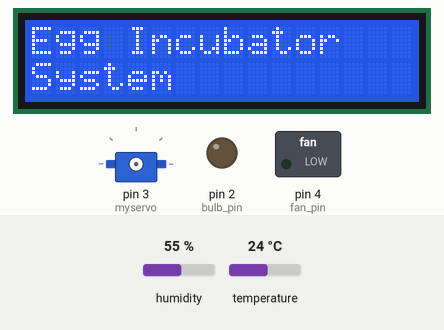
Recording of a sketch running on a simulated Arduino Uno, built with avr-gcc and run on an emulated ATmega328P. On the bench: 16×2 character LCD, servo, switched loads named in the sketch (green lamp = pin HIGH), output pins drawn as LEDs (lit = HIGH). The inputs (shaded band) are chosen by the test bench; at power-on: humidity 55 %, temperature 24 °C. The local clock reads 2024-03-15 10:24:30 at power-on unless the sketch sets it; what the sketch prints to the serial monitor is not drawn.

Above: at 0.1 s.
At 2.3 s:
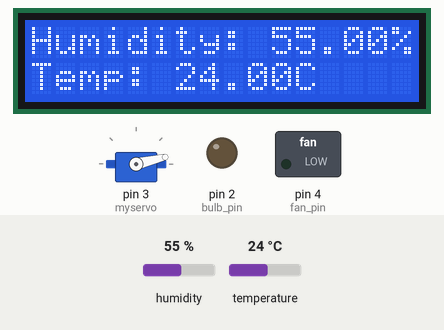
At 3.2 s:
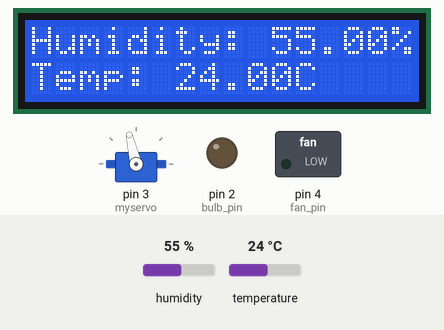
At 4.11 s:
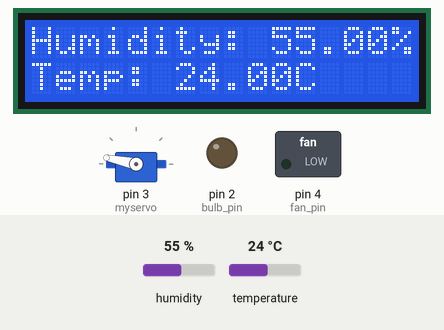
At 5.32 s:
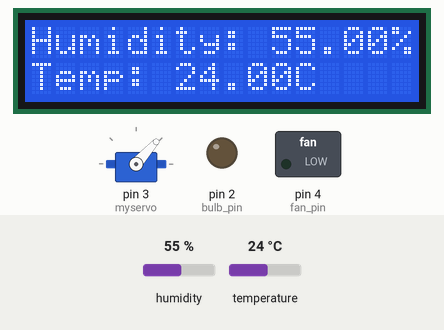
At 5.8 s:
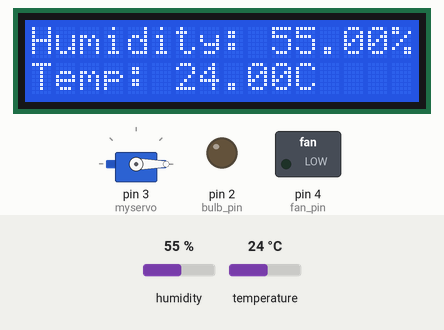
Timing chart, 0 to 7.3 s (numbered marks = the images above):
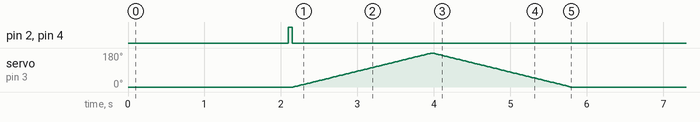

Measured:
- by itself, pin 2 (bulb_pin): HIGH → LOW at 2.1 s
- by itself, pin 4 (fan_pin): HIGH → LOW at 2.2 s
- by itself, servo on pin 3 (myservo): rises from 0° to 180° in 1.8 s, then falls to 0° in 1.8 s

The sketch:

incubator.ino
```cpp
#include <LiquidCrystal_I2C.h>
#include <SoftwareSerial.h>
#include <Servo.h>
#include <virtuabotixRTC.h>
#include <Adafruit_Sensor.h>
#include <DHT.h>
#include <DHT_U.h>

//dht DHT;
SoftwareSerial SIM900(10, 11); // GSM
LiquidCrystal_I2C lcd(0x27,16,2);
Servo myservo;
virtuabotixRTC myRTC(5, 6, 7);

#define bulb_pin 2
#define fan_pin 4
int time_now[2];
#define DHTPIN 9
#define DHTTYPE DHT11

DHT_Unified dht(DHTPIN, DHTTYPE);

uint32_t delayMS;

void setup() {

  // Set the current date, and time in the following format:
  // seconds, minutes, hours, day of the week, day of the month, month, year
  //   myRTC.setDS1302Time(00, 56, 14, 7, 29, 1, 2022);

  // Arduino communicates with SIM900 GSM shield at a baud rate of 115200
  SIM900.begin(115200);

  // Initialize the lcd
  lcd.init();
  lcd.backlight();

  Serial.begin(9600);

  serialPrint("Egg Incubator System");
  lcdPrint(0, 0, "Egg Incubator   ");
  lcdPrint(1, 0, "System          ");

  delay(2000);

  dht.begin();
  sensor_t sensor;
  dht.temperature().getSensor(&sensor);
  dht.humidity().getSensor(&sensor);
  delayMS = sensor.min_delay / 1000;

  pinMode(bulb_pin, OUTPUT);
  pinMode(fan_pin, OUTPUT);
  digitalWrite(bulb_pin, HIGH);
  digitalWrite(fan_pin, HIGH);
}

void loop() {

  check_humidity_and_temperature();

  update_time();

  control_relay();

  move_servo();

  delay(delayMS);
}

void control_relay() {

  digitalWrite(bulb_pin, HIGH);

  if (read_temperature() > 39) {

    digitalWrite(bulb_pin, HIGH);
  } else {

    digitalWrite(bulb_pin, LOW);
  }
  if (read_humidity() < 56) {

    digitalWrite(fan_pin, LOW);
  } else {

    digitalWrite(fan_pin, HIGH);
  }
}

float read_temperature() {

  sensors_event_t event;

  dht.temperature().getEvent(&event);
  return event.temperature;
}

float read_humidity() {

  sensors_event_t event;

  dht.humidity().getEvent(&event);
  return event.relative_humidity;
}

int lcdPrint(int x, int y, String message) {
  lcd.setCursor(y, x);
  lcd.print(message);
}

int serialPrint(String message) {
  Serial.println(message);
}

void sendSMS() {
  serialPrint("Sending SMS");
  lcd.setCursor(0, 0);
  lcd.print("Sending SMS     ");
  lcd.setCursor(0, 1);
  lcd.print("                ");

  // AT command to set SIM900 to SMS mode
  SIM900.print("AT+CMGF=1\r");
  delay(100);

  // REPLACE THE X's WITH THE RECIPIENT'S MOBILE NUMBER
  // USE INTERNATIONAL FORMAT CODE FOR MOBILE NUMBERS
  SIM900.println("AT + CMGS = \"+639311235160\"");
  delay(100);

  sensors_event_t event;
  dht.humidity().getEvent(&event);
  float humidity = event.relative_humidity;
  dht.temperature().getEvent(&event);
  float temperature = event.temperature;

  // REPLACE WITH YOUR OWN SMS MESSAGE CONTENT
  SIM900.println("Egg Incubator System\n\rTemperature: " + String(temperature) + "C\n\rHumidity: " + String(humidity) + "%");
  delay(100);

  // End AT command with a ^Z, ASCII code 26
  SIM900.println((char)26);
  delay(100);
  SIM900.println();

  for (int i=0; i < 5; i++) {
    lcd.setCursor(11,0);
    lcd.print("          ");
    delay(250);
    lcd.setCursor(11,0);
    lcd.print(".");
    delay(250);
    lcd.print(".");
    delay(250);
    lcd.print(".");
    delay(250);
  }

  serialPrint("SMS sent");
  lcd.setCursor(0,1);
  lcd.print("SMS sent        ");
  delay(3000);
}

void check_humidity_and_temperature() {

  Serial.print("Current humidity = ");
  Serial.print(read_humidity());
  Serial.print("%  ");
  lcdPrint(0, 0, "Humidity: ");
  lcdPrint(0, 10, String(read_humidity()) + "%     ");

  Serial.print("temperature = ");
  Serial.print(read_temperature());
  Serial.println("C  ");
  lcdPrint(1, 0, "Temp: ");
  lcdPrint(1, 6, String(read_temperature()) + "C     ");
}

void turn_bulb_on() {
  digitalWrite(bulb_pin, HIGH);
}

void turn_bulb_off() {
  digitalWrite(bulb_pin, LOW);
}

void turn_fan_on() {
  digitalWrite(fan_pin, HIGH);
}

void turn_fan_off() {
  digitalWrite(fan_pin, LOW);
}

void move_servo() {

  myservo.attach(3);

  for (int pos = 0; pos <= 180; pos += 1) { // goes from 0 degrees to 180 degrees
    // in steps of 1 degree
    myservo.write(pos);              // tell servo to go to position in variable 'pos'
    delay(10);                       // waits 15 ms for the servo to reach the position
  }
  for (int pos = 180; pos >= 0; pos -= 1) { // goes from 180 degrees to 0 degrees
    myservo.write(pos);              // tell servo to go to position in variable 'pos'
    delay(10);                       // waits 15 ms for the servo to reach the position
  }

  myservo.detach();
}

void update_time() {

    myRTC.updateTime();
    time_now[0] = myRTC.hours;
    time_now[1] = myRTC.minutes;
    time_now[2] = myRTC.seconds;

    String hour_now = "";
    String minutes_now = "";
    String seconds_now = "";
    String hour_alarm = "";
    String minutes_alarm = "";

    if (time_now[0] < 10) {
      hour_now = "0" + String(time_now[0]);
    } else {
      hour_now = String(time_now[0]);
    }

    if (time_now[1] < 10) {
      minutes_now = "0" + String(time_now[1]);
    } else {
      minutes_now = String(time_now[1]);
    }

    if (time_now[2] < 10) {
      seconds_now = "0" + String(time_now[2]);
    } else {
      seconds_now = String(time_now[2]);
    }

    Serial.print("Time: ");
    Serial.print(hour_now);
    Serial.print(":");                                                                                     //|
    Serial.print(minutes_now);
    Serial.print(":");                                                                                     //|
    Serial.println(seconds_now);
    Serial.print("Date: ");
    Serial.print(myRTC.month);
    Serial.print("/");
    Serial.print(myRTC.dayofmonth);
    Serial.print("/");
    Serial.print(myRTC.year);

    for (int i=0; i < 3; i++) {

//        if (myRTC.minutes == 31 && myRTC.seconds == i) {
    if (myRTC.seconds == i) {
            Serial.println("sending...");
            sendSMS();
        }
    }
}
```
